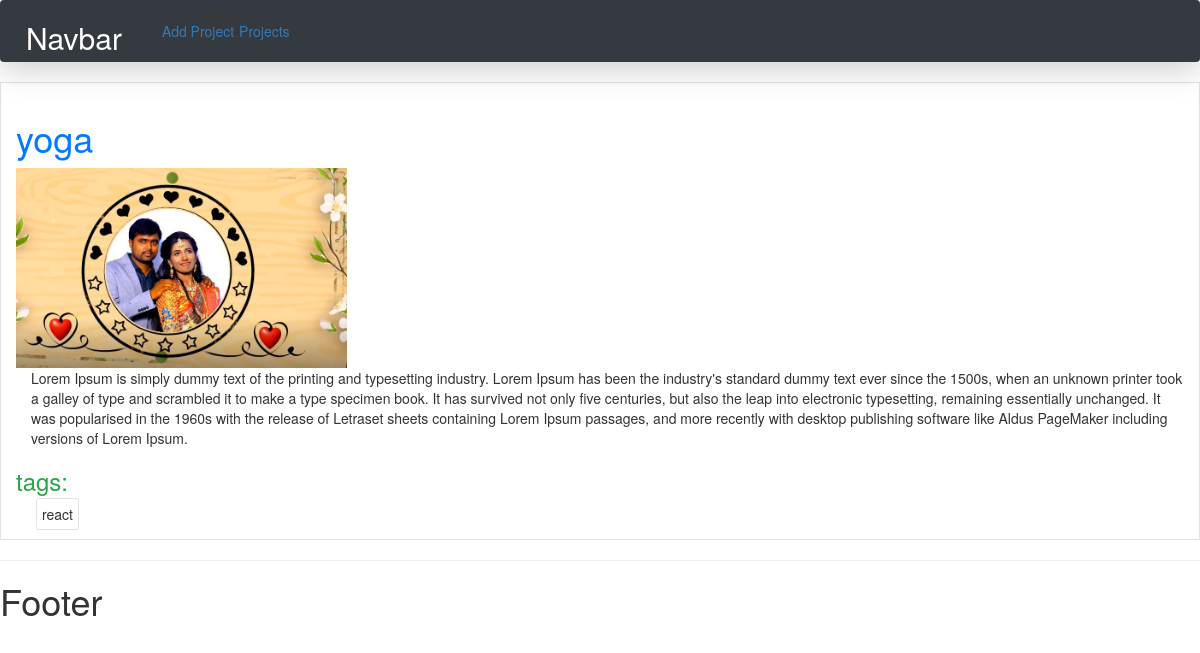
/projects/project/400cfcc5-bcc8-4c2b-91f9-a87192e3ba03, run on the app's committed database.
### project/models.py (models this page shows, shortened)
class Project(models.Model):
    title = models.CharField(max_length=200)
    thumbnail = models.ImageField(
        blank=True, null=True, upload_to="static/projects", default="static/projects/today.png")
    description = models.TextField(null=True, blank=True)
    demo_link = models.CharField(max_length=400, null=True, blank=True)
    source_code = models.CharField(max_length=4000, null=True, blank=True)
    created = models.DateTimeField(auto_now_add=True)
    id = models.UUIDField(default=uuid.uuid4, unique=True, primary_key=True)
    tags = models.ManyToManyField('Tag', blank=True)
    vote_total = models.IntegerField(default=0, null=True, blank=True)
    vote_ratio = models.IntegerField(default=0, null=True, blank=True)

class Tag(models.Model):
    name = models.CharField(max_length=200)
    created = models.DateTimeField(auto_now_add=True)
    id = models.UUIDField(default=uuid.uuid4, unique=True, primary_key=True)
    def __str__(self):
        return self.name

### project/views.py (the view)
# urls.py: path("projects/", include('project.urls')),
def project(request, projectId):
    projectObj = Project.objects.get(id=projectId)
    tags = projectObj.tags.all()
    return render(request, "project.html", {'project': projectObj, 'tags': tags})

### project/templates/project.html
{% extends "main.html"%}
{% block content %}
<div class="border p-4">
    {% load static %}
    <h1 class="text-primary">{{project.title}}</h1>
    <img src="/{{project.thumbnail}}" draggable="false" style="width:auto;max-width:100%;height:auto;max-height:200px;" alt="My image">
    <div>
        <p class="ml-4">{{project.description}}</p>
        <h3 class="text-success">tags:</h3>
        <div class="ml-4">
            {%for tag in tags%}
            <span class="border m-2 p-2 rounded">{{tag}}</span>
            {%endfor%}
        </div>
    </div>
</div>
{% endblock content %}

### data on the page
Project: title "yoga", thumbnail (picture), description "Lorem Ipsum is simply dummy text of the printing and typesetting industry. Lorem Ipsum has been the industry's standard dummy text ever since the 1500s, when an unknown printer took a galley of type and scrambled it to make a type specimen book. It has survived not only five centuries, but also the leap into electronic typesetting, remaining essentially unchanged. It was popularised in the 1960s with the release of Letraset sheets containing Lorem Ipsum passages, and more recently with desktop publishing software like Aldus PageMaker including versions of Lorem Ipsum."
Tag: name "react"
